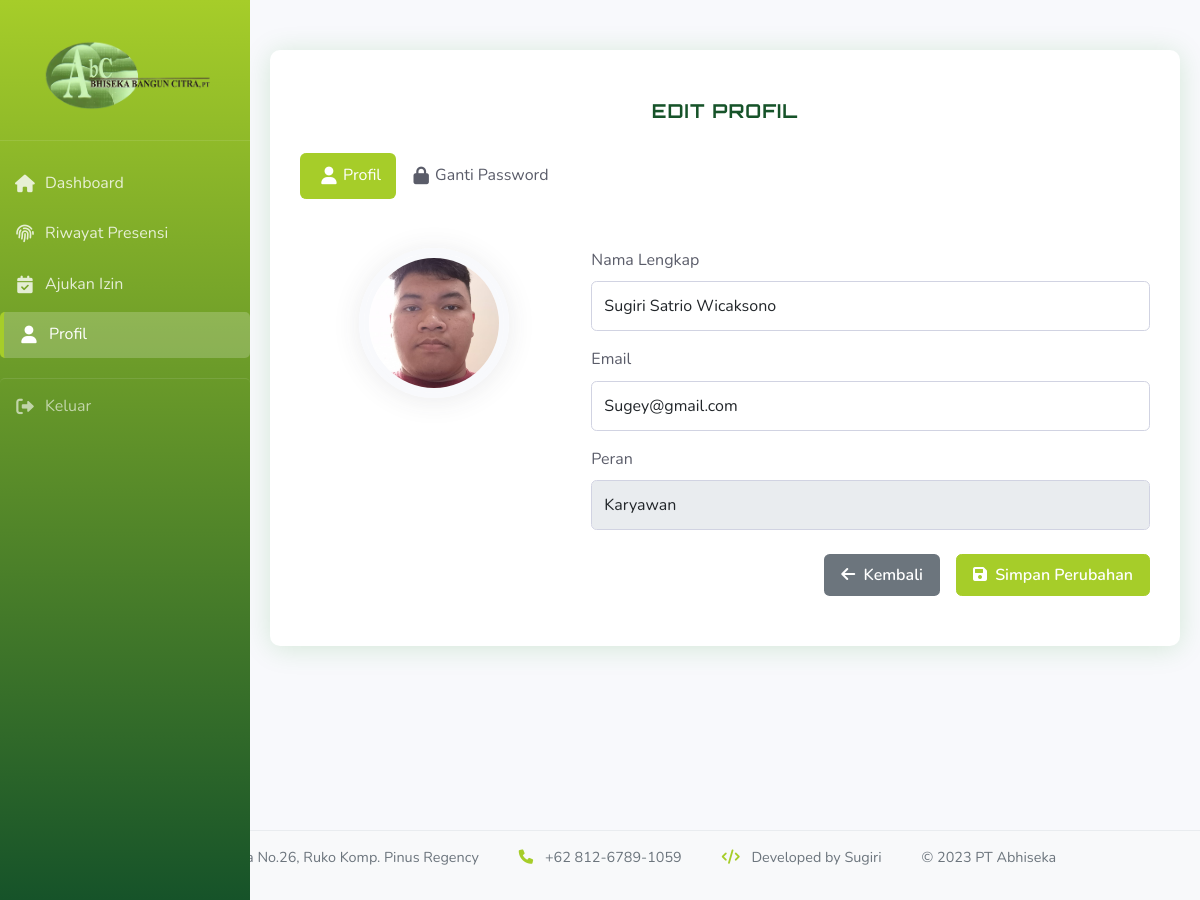
The page /frontend/edit_profil.php (signed in) on the database its author committed.
### tables this page shows
CREATE TABLE `pengguna` (
  `id_user` varchar(20) NOT NULL,
  `username` varchar(50) NOT NULL,
  `password` varchar(255) NOT NULL,
  `nama_lengkap` varchar(60) NOT NULL,
  `email` varchar(50) NOT NULL,
  `peran` enum('superadmin','admin','karyawan') NOT NULL DEFAULT 'karyawan',
  `uid` varchar(255) DEFAULT NULL,
  `foto_path` varchar(255) DEFAULT NULL,
  `data_wajah` text DEFAULT NULL COMMENT 'Data wajah untuk face recognition',
  `dibuat_pada` timestamp NOT NULL DEFAULT current_timestamp(),
  `diperbarui_pada` timestamp NOT NULL DEFAULT current_timestamp() ON UPDATE current_timestamp(),
  `status` enum('aktif','nonaktif') DEFAULT 'aktif',
  `verif` int(4) NOT NULL
);

### frontend/edit_profil.php (the view, shortened to what this page needs)
<?php
require 'config.php';
$id_user = $_SESSION['id_user'];
$peran = $_SESSION['peran'] ?? '';
$stmt = $pdo->prepare("SELECT * FROM pengguna WHERE id_user = ?");
$stmt->execute([$id_user]);
$user = $stmt->fetch(PDO::FETCH_ASSOC);
?>
<!DOCTYPE html>
<html lang="en">
<head>
    <link rel="stylesheet" href="https://cdnjs.cloudflare.com/ajax/libs/font-awesome/6.0.0/css/all.min.css">
    <link href="https://cdn.jsdelivr.net/npm/bootstrap@5.3.0/dist/css/bootstrap.min.css" rel="stylesheet">
    <link rel="stylesheet" href="../css/style.css">
</head>
<body>
    <div class="dashboard-fluid">
        <div class="col-md-3 col-lg-2 sidebar">
            <div class="sidebar-header">
                <img src="../images/Abhiseka.png" alt="Logo Perusahaan" class="heading-image">
            </div>
            <nav class="sidebar-nav">
                <a href="dashboard.php" class="nav-link">
                    <i class="fas fa-home"></i>
                    <span>Dashboard</span>
                </a>
                <?php if ($peran == 'karyawan'): ?>
                    <a href="presensi.php" class="nav-link">
                        <i class="fas fa-fingerprint"></i>
                        <span>Riwayat Presensi</span>
                    </a>
                    <a href="izin.php" class="nav-link">
                        <i class="fas fa-calendar-check"></i>
                        <span>Ajukan Izin</span>
                    </a>
                <?php endif; ?>
                <a href="profil.php" class="nav-link active">
                    <i class="fas fa-user"></i>
                    <span>Profil</span>
                </a>
                <a href="logout.php" class="nav-link logout-btn">
                    <i class="fas fa-sign-out-alt"></i>
                    <span>Keluar</span>
                </a>
            </nav>
        </div>
    <div class="main-content">
        <div class="profile-container">
            <h2 class="heading-custom">EDIT PROFIL</h2>
            <ul class="nav nav-pills mb-4" id="profileTabs" role="tablist">
                <li class="nav-item" role="presentation">
                    <button class="nav-link active" id="profile-tab" data-bs-toggle="pill" data-bs-target="#profile" type="button" role="tab" aria-controls="profile" aria-selected="true">
                        <i class="fas fa-user me-1"></i> Profil
                    </button>
                </li>
                <li class="nav-item" role="presentation">
                    <button class="nav-link" id="password-tab" data-bs-toggle="pill" data-bs-target="#password" type="button" role="tab" aria-controls="password" aria-selected="false">
                        <i class="fas fa-lock me-1"></i> Ganti Password
                    </button>
                </li>
            </ul>
            <div class="tab-content" id="profileTabsContent">
                <div class="tab-pane fade show active" id="profile" role="tabpanel" aria-labelledby="profile-tab">
                    <form method="POST" enctype="multipart/form-data">
                        <div class="row">
                            <div class="col-md-4 text-center mb-4">
                                <label for="foto_profil" style="cursor:pointer;">
                                    <div class="avatar-container">
                                        <img src="<?= htmlspecialchars($user['foto_path'] ?? '../images/default-profile.jpg') ?>"
                                            class="profile-picture" id="profilePreview">
                                    </div>
                                </label>
                            </div>
                            <div class="col-md-8">
                                <div class="mb-3">
                                    <label for="nama_lengkap" class="form-label">Nama Lengkap</label>
                                    <input type="text" class="form-control" id="nama_lengkap" name="nama_lengkap"
                                           value="<?= htmlspecialchars($user['nama_lengkap'] ?? '') ?>" required>
                                </div>
                                <div class="mb-3">
                                    <label for="email" class="form-label">Email</label>
                                    <input type="email" class="form-control" id="email" name="email"
                                           value="<?= htmlspecialchars($user['email'] ?? '') ?>" required>
                                </div>
                                <div class="mb-3">
                                    <label class="form-label">Peran</label>
                                    <input type="text" class="form-control" value="<?= htmlspecialchars(ucfirst($user['peran'] ?? '')) ?>" disabled>
                                </div>
                                <div class="d-grid gap-2 d-md-flex justify-content-md-end mt-4">
                                    <a href="profil.php" class="btn btn-secondary me-md-2">
                                        <i class="fas fa-arrow-left me-1"></i> Kembali
                                    </a>
                                    <button type="submit" class="btn btn-primary">
                                        <i class="fas fa-save me-1"></i> Simpan Perubahan
                                    </button>
                                </div>
                            </div>
                        </div>
                    </form>
                </div>
            </div>
        </div>
    </div>
    <footer class="flat-footer">
        <div class="footer-content">
            <div class="footer-section">
                <p><i class="fas fa-map-marker-alt"></i> Jl. Pinus Raya No.26, Ruko Komp. Pinus Regency</p>
            </div>
            <div class="footer-section">
                <p><i class="fas fa-phone"></i> +62 812-6789-1059</p>
            </div>
            <div class="footer-section">
                <p><i class="fas fa-code"></i> Developed by Sugiri</p>
            </div>
            <div class="footer-section">
                <p>&copy; 2023 PT Abhiseka</p>
            </div>
        </div>
    </footer>
</body>
</html>

### css/style.css (style rules this page uses)
:root { --primary-color: #a6cd29; --primary-dark: #165329; --secondary-color: #f8f9fc; --success-color: #165329; --danger-color: #e74a3b; --warning-color: #f6c23e; --info-color: #a6cd29; --dark-color: #5a5c69; --light-color: #f8f9fc; --border-color: #e3e6f0; }
* { margin: 0; padding: 0; box-sizing: border-box; }
body { font-family: 'Nunito', sans-serif; background-color: var(--secondary-color); color: var(--dark-color); line-height: 1.6; }
a { text-decoration: none; }
.heading-custom { font-family: 'Orbitron', sans-serif; font-weight: 700; letter-spacing: 1px; color: white; margin-top: 10px; font-size: 1.2rem; padding: 10px 0; }
.main-content { margin-left: 250px; padding: 20px; transition: all 0.3s; min-height: 100vh; }
.sidebar { background: linear-gradient(180deg, var(--primary-color) 0%, var(--primary-dark) 100%); width: 250px; min-height: 100vh; color: white; padding: 20px 0; position: fixed; height: 100%; transition: all 0.3s; }
.sidebar-header { padding: 20px; text-align: center; border-bottom: 1px solid rgba(255, 255, 255, 0.1); }
.sidebar-header img { max-width: 180px; height: auto; margin-bottom: 10px; }
.sidebar-nav { padding: 20px 0; }
.nav-link { display: flex; align-items: center; color: rgba(255, 255, 255, 0.8); margin-bottom: 5px; border-radius: 5px; padding: 10px 15px; transition: all 0.3s; }
.nav-link:hover, .nav-link.active { color: white; background-color: rgba(255, 255, 255, 0.1); }
.nav-link.active { background-color: rgba(255, 255, 255, 0.2); border-left: 4px solid var(--primary-color); }
.nav-link i { margin-right: 10px; width: 20px; text-align: center; font-size: 1.1rem; }
.logout-btn { color: rgba(255, 255, 255, 0.6) !important; margin-top: 20px; border-top: 1px solid rgba(255, 255, 255, 0.1); padding-top: 15px; }
.form-control, .form-select { width: 100%; padding: 0.75rem; border: 1px solid #d1d3e2; border-radius: 0.35rem; font-size: 1rem; transition: border-color 0.3s; }
.btn { display: inline-block; font-weight: 600; text-align: center; white-space: nowrap; vertical-align: middle; user-select: none; border: 1px solid transparent; padding: 0.5rem 1rem; font-size: 1rem; line-height: 1.5; border-radius: 0.35rem; transition: all 0.3s; cursor: pointer; }
.btn-primary { background-color: var(--primary-color); color: white; }
.btn i { margin-right: 5px; }
.avatar-container { position: relative; width: 150px; height: 150px; margin: 0 auto 15px; border-radius: 50%; overflow: hidden; border: 5px solid var(--light-color); box-shadow: 0 0.15rem 1.75rem 0 rgba(58, 59, 69, 0.1); transition: transform 0.3s ease, box-shadow 0.3s ease; }
.avatar-container img { width: 100%; height: 100%; object-fit: cover; display: block; }
.heading-image { max-width: 250px; height: auto; display: block; margin-left: auto; margin-right: auto; }
.flat-footer { background-color: #f8f9fa; border-top: 1px solid #e9ecef; padding: 15px 0; margin-top: 30px; }
.footer-content { display: flex; flex-wrap: wrap; justify-content: center; align-items: center; gap: 20px 40px; max-width: 1200px; margin: 0 auto; padding: 0 20px; font-size: 0.9rem; color: #6c757d; }
.footer-section { display: flex; align-items: center; }
.footer-section i { margin-right: 8px; color: var(--primary-color); }

### rows shown on the page
pengguna: foto_path (picture), nama_lengkap "Sugiri Satrio Wicaksono", email "Sugey@gmail.com", peran "Karyawan"
